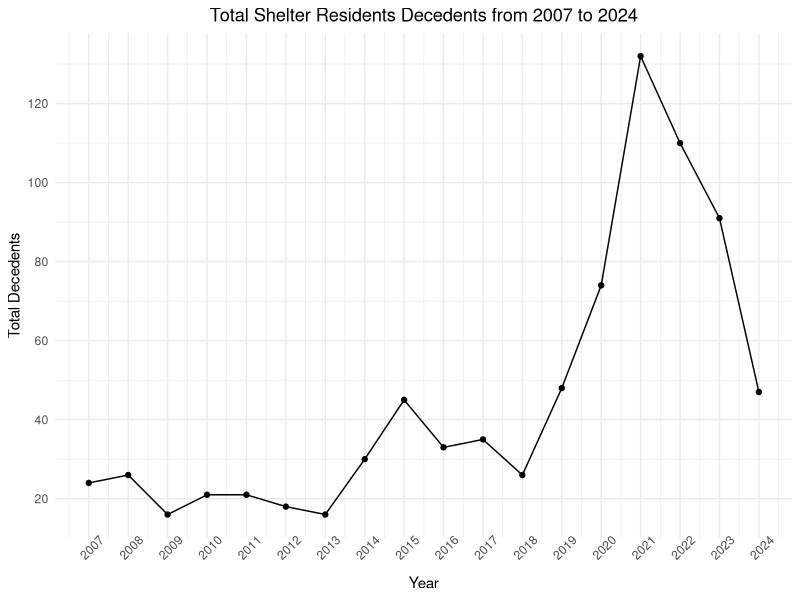
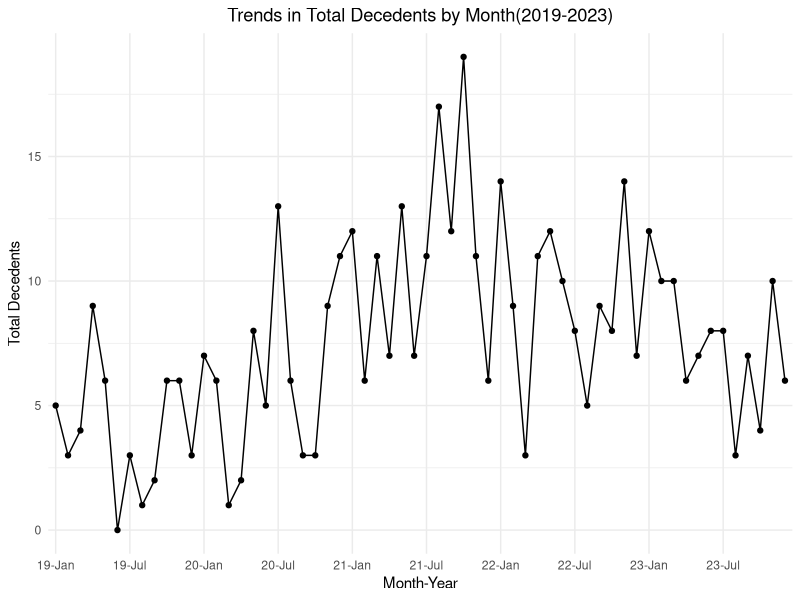
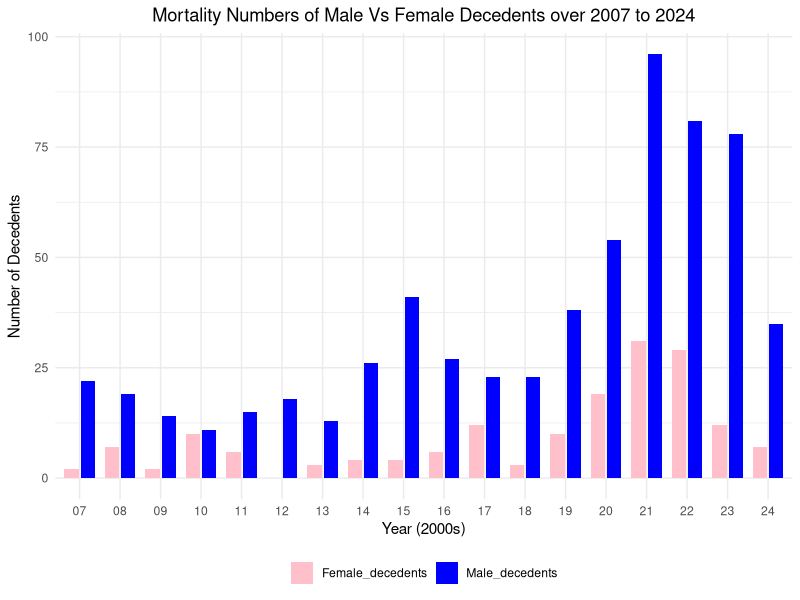
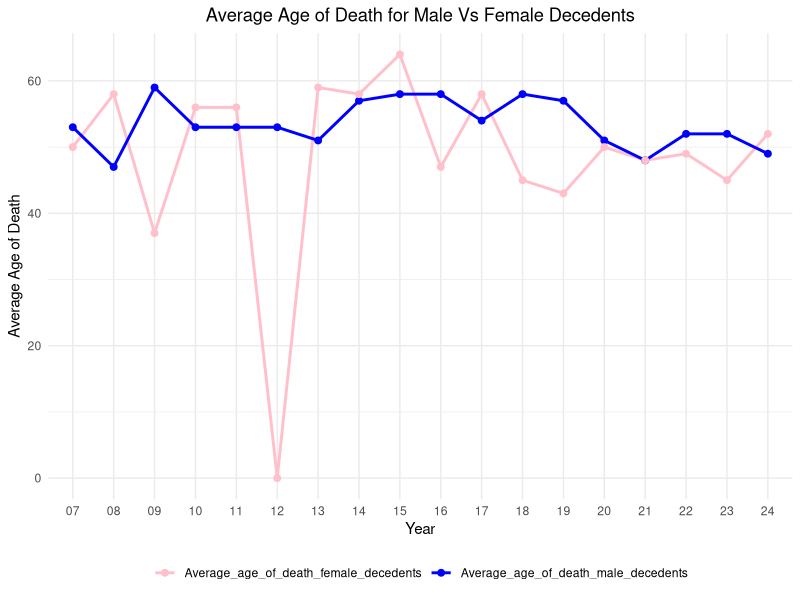
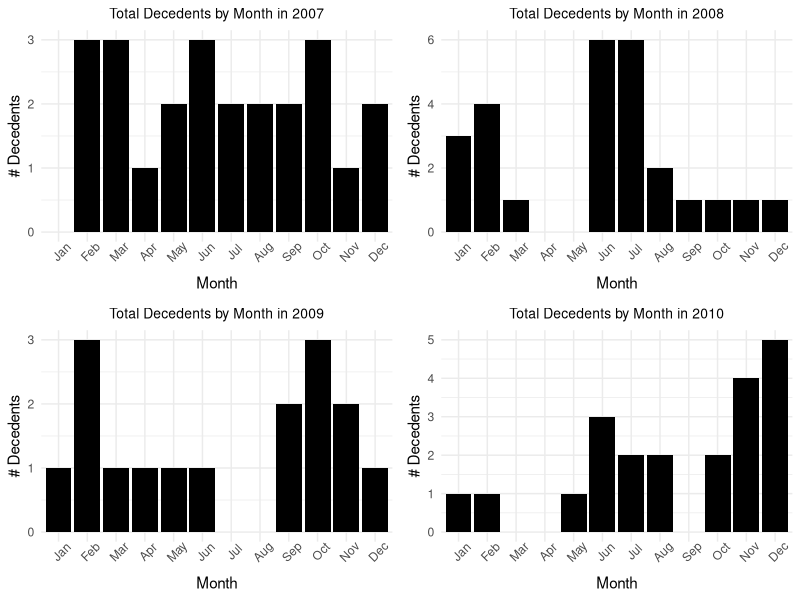
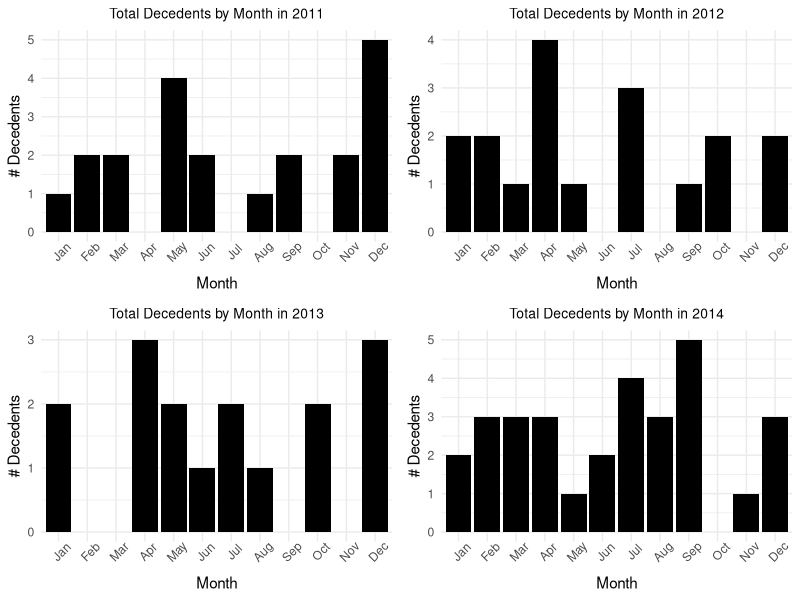
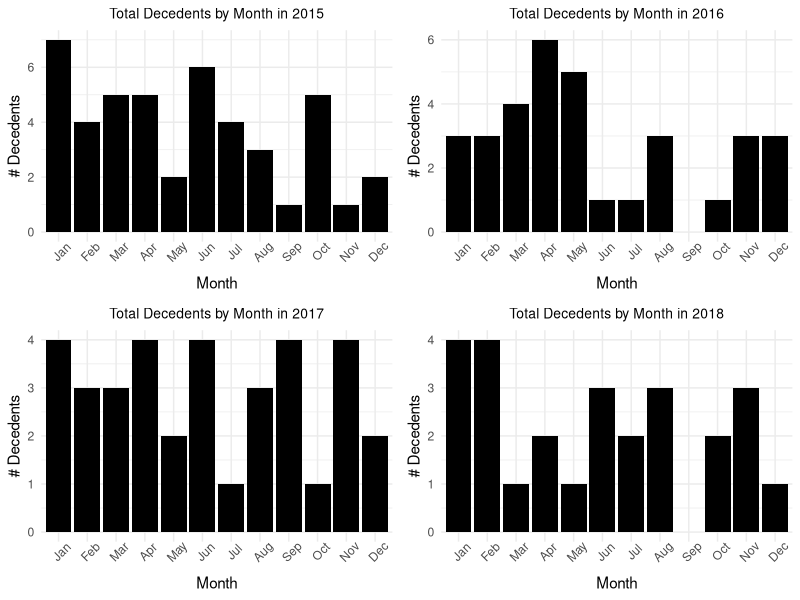
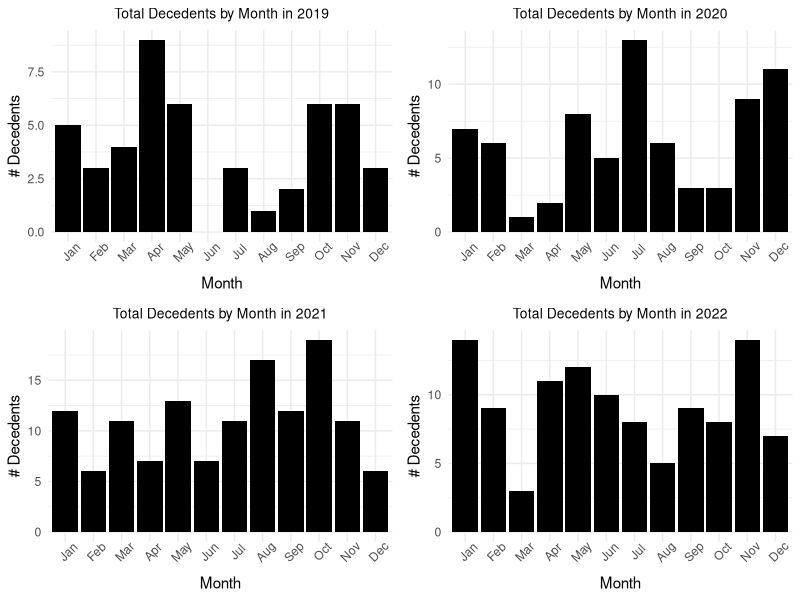

R code for these plots, in order:
## ---- chunk 1
#| include: false
#| warning: false
#| message: false

library(tidyverse)
library(ggplot2)
library(dplyr)

Death_data <- read_csv(here::here("data/analysis_data/Num_death_analysis_data.csv"))
AvgAge_data <- read_csv(here::here("data/analysis_data/AvgAge_death_analysis_data.csv"))


## ---- chunk 2
#| label: tbl-Table1
#| tbl-cap: Trends in Mortality Rates Among Shelter Residents (2007-2024)
#| echo: false

library(knitr)
library(dplyr)

# Remove the 'id' column
AvgAge_data_no_id <- AvgAge_data %>%
  select(-id)

# Display the table without the 'id' column
kable(AvgAge_data_no_id, 
      col.names = c("Year", "Total Decedents", 
                    "Avg Age of Death (All)", "Male Decedents", 
                    "Avg Age of Death (Male)", "Female Decedents", 
                    "Avg Age of Death (Female)", "Trans/NB/2S Decedents", 
                    "Avg Age of Death (Trans/NB/2S)"))
## ---- chunk 3
#| label: fig-TotalNumberofDeathByYear 
#| fig-cap: Yearly Mortality rate from 2007-2024
#| echo: false

AvgAge_data |> 
  ggplot(aes(x = year, y = total_decedents)) +
  geom_point() +
  geom_line() +
  labs(title = "Total Shelter Residents Decedents from 2007 to 2024", x = "Year", y = "Total Decedents") +
  theme_minimal() +
   theme(axis.text.x = element_text(angle = 45)) +
  theme(plot.title = element_text(hjust = 0.5)) + 
  scale_x_continuous(breaks = unique(AvgAge_data$year)) +
  scale_y_continuous(breaks = seq(0, max(AvgAge_data$total_decedents), by = 20))

## ---- chunk 4
#| label: fig-TotalDecedentbyMonthcovid
#| fig-cap: Yearly Mortality rate from 2019-2023
#| echo: false

# Filter the data for years 2019 to 2022
Death_data_filtered <- Death_data %>%
  filter(year >= 2019 & year <= 2023)

# Combine Year and Month into a single column with last two digits of the year
Death_data_filtered$YearMonth <- paste(substr(Death_data_filtered$year, 3, 4), Death_data_filtered$month, sep = "-")

# Convert YearMonth to a factor with ordered levels
Death_data_filtered$YearMonth <- factor(Death_data_filtered$YearMonth, levels = unique(Death_data_filtered$YearMonth))

# Plot the graph for filtered data
Death_data_filtered |>
  ggplot(aes(x = YearMonth, y = total_decedents, group = 1)) +
  geom_line(color = "black") +
  geom_point(color = "black") +
  scale_x_discrete(breaks = Death_data_filtered$YearMonth[seq(1, nrow(Death_data_filtered), by = 6)]) + # Show every 6th month
  theme(axis.text.x = element_text(angle = 90, vjust = 0.5, hjust = 1, size = 8)) + # Display x-axis labels vertically
  labs(title = "Trends in Total Decedents by Month(2019-2023)",
       x = "Month-Year",
       y = "Total Decedents") +
  theme_minimal()+
  theme(plot.title = element_text(hjust = 0.5))

## ---- chunk 5
#| label: fig-T 
#| fig-cap: Total Decedents Female VS Male
#| echo: false
#| warning: false
#| message: false

library(ggplot2)
library(tidyr)
library(dplyr)

# Reshape the data for plotting
plot_data <- AvgAge_data %>%
  select(year, Male_decedents, Female_decedents) %>%
  pivot_longer(cols = c(Male_decedents, Female_decedents),
               names_to = "Gender",
               values_to = "Mortality")

# Create a new variable for the last two digits of the year with leading zero
plot_data <- plot_data %>%
  mutate(year_short = sprintf("%02d", year %% 100))

# Create the bar graph with adjusted year labels
ggplot(plot_data, aes(x = year_short, y = Mortality, fill = Gender)) +
  geom_bar(stat = "identity", position = position_dodge(width = 0.8), width = 0.7) +
  labs(title = "Mortality Numbers of Male Vs Female Decedents over 2007 to 2024",
       x = "Year (2000s)",
       y = "Number of Decedents") +
  scale_fill_manual(values = c("Male_decedents" = "blue", "Female_decedents" = "pink")) +
  theme_minimal() +
  theme(legend.title = element_blank(),
        legend.position = "bottom") +
  theme(plot.title = element_text(hjust = 0.5))

## ---- chunk 6
#| label: fig-AvgAgeofDecedentsFemaleVSMale 
#| fig-cap: Total Decedents Female VS Male
#| echo: false
#| warning: false
#| message: false

# Reshape the data for plotting average age of death
avg_age_data <- AvgAge_data %>%
  select(year, Average_age_of_death_male_decedents, Average_age_of_death_female_decedents) %>%
  pivot_longer(cols = c(Average_age_of_death_male_decedents, Average_age_of_death_female_decedents),
               names_to = "Gender",
               values_to = "Average_Age") %>%
  mutate(year_short = sprintf("%02d", year %% 100)) 

# Create the line graph for average age of death
ggplot(avg_age_data, aes(x = year_short, y = Average_Age, color = Gender, group = Gender)) +
  geom_line(size = 1) +   
  geom_point(size = 2) +    
  labs(title = "Average Age of Death for Male Vs Female Decedents",
       x = "Year",
       y = "Average Age of Death") +
  scale_color_manual(values = c("Average_age_of_death_male_decedents" = "blue", 
                                 "Average_age_of_death_female_decedents" = "pink")) +
  theme_minimal() +
  theme(legend.title = element_blank(),
        legend.position = "bottom") +
  theme(plot.title = element_text(hjust = 0.5))

## ---- chunk 7
#| label: fig-2007-2010
#| fig-cap: Monthly Mortality rate from 2007-2010
#| echo: false
#| warning: false
#| message: false


# Load necessary libraries
library(ggplot2)
library(dplyr)
library(gridExtra)

Death_data$month <- factor(Death_data$month, levels = month.abb)

# Filter data for the years 2007 and 2008
current_year_data_2007 <- Death_data %>% filter(year == 2007)
current_year_data_2008 <- Death_data %>% filter(year == 2008)
current_year_data_2009 <- Death_data %>% filter(year == 2009)
current_year_data_2010 <- Death_data %>% filter(year == 2010)


# Create the bar plots for 2007 and 2008
plot_2007 <- ggplot(current_year_data_2007, aes(x = month, y = total_decedents)) +
  geom_bar(stat = "identity", fill = "black") +
  labs(title = "Total Decedents by Month in 2007", 
       x = "Month", 
       y = "# Decedents") +
  theme_minimal() +
  theme(axis.text.x = element_text(angle = 45))+
  theme(plot.title = element_text(hjust = 0.5, size = 10))

plot_2008 <- ggplot(current_year_data_2008, aes(x = month, y = total_decedents)) +
  geom_bar(stat = "identity", fill = "black") +
  labs(title = "Total Decedents by Month in 2008", 
       x = "Month", 
       y = "# Decedents") +
  theme_minimal() +
  theme(axis.text.x = element_text(angle = 45))+
  theme(plot.title = element_text(hjust = 0.5, size = 10))

plot_2009 <- ggplot(current_year_data_2009, aes(x = month, y = total_decedents)) +
  geom_bar(stat = "identity", fill = "black") +
  labs(title = "Total Decedents by Month in 2009", 
       x = "Month", 
       y = "# Decedents") +
  theme_minimal() +
  theme(axis.text.x = element_text(angle = 45)) +
  theme(plot.title = element_text(hjust = 0.5, size = 10))

plot_2010 <- ggplot(current_year_data_2010, aes(x = month, y = total_decedents)) +
  geom_bar(stat = "identity", fill = "black") +
  labs(title = "Total Decedents by Month in 2010", 
       x = "Month", 
       y = "# Decedents") +
  theme_minimal() +
  theme(axis.text.x = element_text(angle = 45)) +
  theme(plot.title = element_text(hjust = 0.5, size = 10))


# Arrange plots side by side
grid.arrange(plot_2007, plot_2008, plot_2009, plot_2010, ncol = 2)

## ---- chunk 8
#| label: fig-2011-2014
#| fig-cap: Monthly Mortality rate from 2011-2014
#| echo: false
#| warning: false
#| message: false


# Load necessary libraries
library(ggplot2)
library(dplyr)
library(gridExtra)

Death_data$month <- factor(Death_data$month, levels = month.abb)

# Filter data for the years 
current_year_data_2011 <- Death_data %>% filter(year == 2011)
current_year_data_2012 <- Death_data %>% filter(year == 2012)
current_year_data_2013 <- Death_data %>% filter(year == 2013)
current_year_data_2014 <- Death_data %>% filter(year == 2014)



plot_2011 <- ggplot(current_year_data_2011, aes(x = month, y = total_decedents)) +
  geom_bar(stat = "identity", fill = "black") +
  labs(title = "Total Decedents by Month in 2011", 
       x = "Month", 
       y = "# Decedents") +
  theme_minimal() +
  theme(axis.text.x = element_text(angle = 45)) +
  theme(plot.title = element_text(hjust = 0.5, size = 10))

plot_2012 <- ggplot(current_year_data_2012, aes(x = month, y = total_decedents)) +
  geom_bar(stat = "identity", fill = "black") +
  labs(title = "Total Decedents by Month in 2012", 
       x = "Month", 
       y = "# Decedents") +
  theme_minimal() +
  theme(axis.text.x = element_text(angle = 45)) +
  theme(plot.title = element_text(hjust = 0.5, size = 10))

plot_2013 <- ggplot(current_year_data_2013, aes(x = month, y = total_decedents)) +
  geom_bar(stat = "identity", fill = "black") +
  labs(title = "Total Decedents by Month in 2013", 
       x = "Month", 
       y = "# Decedents") +
  theme_minimal() +
  theme(axis.text.x = element_text(angle = 45)) +
  theme(plot.title = element_text(hjust = 0.5, size = 10))

plot_2014 <- ggplot(current_year_data_2014, aes(x = month, y = total_decedents)) +
  geom_bar(stat = "identity", fill = "black") +
  labs(title = "Total Decedents by Month in 2014", 
       x = "Month", 
       y = "# Decedents") +
  theme_minimal() +
  theme(axis.text.x = element_text(angle = 45)) +
  theme(plot.title = element_text(hjust = 0.5, size = 10))


# Arrange plots side by side
grid.arrange(plot_2011, plot_2012, plot_2013, plot_2014, ncol = 2)

## ---- chunk 9
#| label: fig-2015-2018
#| fig-cap: Monthly Mortality rate from 2015-2018
#| echo: false
#| warning: false
#| message: false


Death_data$month <- factor(Death_data$month, levels = month.abb)

# Filter data for the years 

current_year_data_2015 <- Death_data %>% filter(year == 2015)
current_year_data_2016 <- Death_data %>% filter(year == 2016)
current_year_data_2017 <- Death_data %>% filter(year == 2017)
current_year_data_2018 <- Death_data %>% filter(year == 2018)


# Create the bar plots

plot_2015 <- ggplot(current_year_data_2015, aes(x = month, y = total_decedents)) +
  geom_bar(stat = "identity", fill = "black") +
  labs(title = "Total Decedents by Month in 2015", 
       x = "Month", 
       y = "# Decedents") +
  theme_minimal() +
  theme(axis.text.x = element_text(angle = 45)) +
  theme(plot.title = element_text(hjust = 0.5, size = 10))

plot_2016 <- ggplot(current_year_data_2016, aes(x = month, y = total_decedents)) +
  geom_bar(stat = "identity", fill = "black") +
  labs(title = "Total Decedents by Month in 2016", 
       x = "Month", 
       y = "# Decedents") +
  theme_minimal() +
  theme(axis.text.x = element_text(angle = 45)) +
  theme(plot.title = element_text(hjust = 0.5, size = 10))

plot_2017 <- ggplot(current_year_data_2017, aes(x = month, y = total_decedents)) +
  geom_bar(stat = "identity", fill = "black") +
  labs(title = "Total Decedents by Month in 2017", 
       x = "Month", 
       y = "# Decedents") +
  theme_minimal() +
  theme(axis.text.x = element_text(angle = 45)) +
  theme(plot.title = element_text(hjust = 0.5, size = 10))

plot_2018 <- ggplot(current_year_data_2018, aes(x = month, y = total_decedents)) +
  geom_bar(stat = "identity", fill = "black") +
  labs(title = "Total Decedents by Month in 2018", 
       x = "Month", 
       y = "# Decedents") +
  theme_minimal() +
  theme(axis.text.x = element_text(angle = 45)) +
  theme(plot.title = element_text(hjust = 0.5, size = 10))

# Arrange plots side by side
grid.arrange(plot_2015, plot_2016, plot_2017, plot_2018, ncol = 2)

## ---- chunk 10
#| label: fig-2019-2022
#| fig-cap: Monthly Mortality rate from 2019-2022
#| echo: false
#| warning: false
#| message: false


Death_data$month <- factor(Death_data$month, levels = month.abb)

# Filter data for the years 

current_year_data_2019 <- Death_data %>% filter(year == 2019)
current_year_data_2020 <- Death_data %>% filter(year == 2020)
current_year_data_2021 <- Death_data %>% filter(year == 2021)
current_year_data_2022 <- Death_data %>% filter(year == 2022)


# Create the bar plots
plot_2019 <- ggplot(current_year_data_2019, aes(x = month, y = total_decedents)) +
  geom_bar(stat = "identity", fill = "black") +
  labs(title = "Total Decedents by Month in 2019", 
       x = "Month", 
       y = "# Decedents") +
  theme_minimal() +
  theme(axis.text.x = element_text(angle = 45)) +
  theme(plot.title = element_text(hjust = 0.5, size = 10))

plot_2020 <- ggplot(current_year_data_2020, aes(x = month, y = total_decedents)) +
  geom_bar(stat = "identity", fill = "black") +
  labs(title = "Total Decedents by Month in 2020", 
       x = "Month", 
       y = "# Decedents") +
  theme_minimal() +
  theme(axis.text.x = element_text(angle = 45)) +
  theme(plot.title = element_text(hjust = 0.5, size = 10))

plot_2021 <- ggplot(current_year_data_2021, aes(x = month, y = total_decedents)) +
  geom_bar(stat = "identity", fill = "black") +
  labs(title = "Total Decedents by Month in 2021", 
       x = "Month", 
       y = "# Decedents") +
  theme_minimal() +
  theme(axis.text.x = element_text(angle = 45)) +
  theme(plot.title = element_text(hjust = 0.5, size = 10))

plot_2022 <- ggplot(current_year_data_2022, aes(x = month, y = total_decedents)) +
  geom_bar(stat = "identity", fill = "black") +
  labs(title = "Total Decedents by Month in 2022", 
       x = "Month", 
       y = "# Decedents") +
  theme_minimal() +
  theme(axis.text.x = element_text(angle = 45)) +
  theme(plot.title = element_text(hjust = 0.5, size = 10))


# Arrange plots side by side
grid.arrange(plot_2019, plot_2020, plot_2021, plot_2022, ncol = 2)

## ---- chunk 11
#| label: fig-2023-2024
#| fig-cap: Monthly Mortality rate from 2023-2024
#| echo: false
#| warning: false
#| message: false


Death_data$month <- factor(Death_data$month, levels = month.abb)

# Filter data for the years 
current_year_data_2023 <- Death_data %>% filter(year == 2023)
current_year_data_2024 <- Death_data %>% filter(year == 2024)

# Create the bar plots
plot_2023 <- ggplot(current_year_data_2023, aes(x = month, y = total_decedents)) +
  geom_bar(stat = "identity", fill = "black") +
  labs(title = "Total Decedents by Month in 2023", 
       x = "Month", 
       y = "# Decedents") +
  theme_minimal() +
  theme(axis.text.x = element_text(angle = 45)) +
  theme(plot.title = element_text(hjust = 0.5, size = 10))

plot_2024 <- ggplot(current_year_data_2024, aes(x = month, y = total_decedents)) +
  geom_bar(stat = "identity", fill = "black") +
  labs(title = "Total Decedents by Month in 2024", 
       x = "Month", 
       y = "# Decedents") +
  theme_minimal() +
  theme(axis.text.x = element_text(angle = 45)) +
  theme(plot.title = element_text(hjust = 0.5, size = 10))

# Arrange plots side by side
grid.arrange(plot_2023, plot_2024, ncol = 2)

